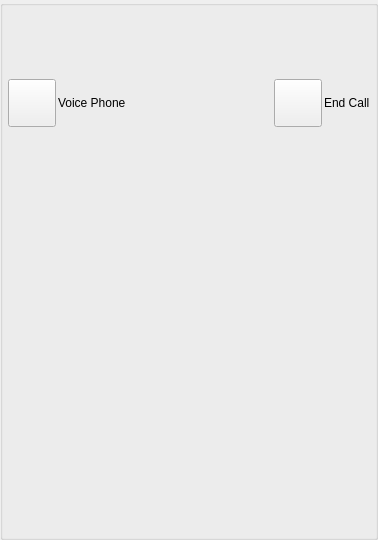
<?xml version="1.0" encoding="UTF-8"?>
<ui version="4.0">
 <class>AppletPeerVoicePhoneUi</class>
 <widget class="QWidget" name="AppletPeerVoicePhoneUi">
  <property name="geometry">
   <rect>
    <x>0</x>
    <y>0</y>
    <width>378</width>
    <height>540</height>
   </rect>
  </property>
  <property name="sizePolicy">
   <sizepolicy hsizetype="Expanding" vsizetype="Expanding">
    <horstretch>0</horstretch>
    <verstretch>0</verstretch>
   </sizepolicy>
  </property>
  <property name="minimumSize">
   <size>
    <width>0</width>
    <height>0</height>
   </size>
  </property>
  <property name="maximumSize">
   <size>
    <width>16777215</width>
    <height>16777215</height>
   </size>
  </property>
  <property name="windowTitle">
   <string>Dialog</string>
  </property>
  <layout class="QGridLayout" name="gridLayout">
   <property name="leftMargin">
    <number>0</number>
   </property>
   <property name="topMargin">
    <number>0</number>
   </property>
   <property name="rightMargin">
    <number>0</number>
   </property>
   <property name="bottomMargin">
    <number>0</number>
   </property>
   <property name="spacing">
    <number>0</number>
   </property>
   <item row="0" column="0">
    <widget class="QGroupBox" name="StyledDlgItemsBox">
     <property name="sizePolicy">
      <sizepolicy hsizetype="Expanding" vsizetype="Expanding">
       <horstretch>0</horstretch>
       <verstretch>0</verstretch>
      </sizepolicy>
     </property>
     <property name="minimumSize">
      <size>
       <width>0</width>
       <height>0</height>
      </size>
     </property>
     <property name="title">
      <string/>
     </property>
     <layout class="QVBoxLayout" name="verticalLayout_2">
      <property name="spacing">
       <number>2</number>
      </property>
      <property name="leftMargin">
       <number>5</number>
      </property>
      <property name="topMargin">
       <number>5</number>
      </property>
      <property name="rightMargin">
       <number>5</number>
      </property>
      <property name="bottomMargin">
       <number>5</number>
      </property>
      <item>
       <widget class="QLabel" name="m_StatusLabel">
        <property name="text">
         <string/>
        </property>
       </widget>
      </item>
      <item>
       <widget class="IdentWidget" name="m_FriendIdentWidget" native="true">
        <property name="sizePolicy">
         <sizepolicy hsizetype="Preferred" vsizetype="Fixed">
          <horstretch>0</horstretch>
          <verstretch>0</verstretch>
         </sizepolicy>
        </property>
        <property name="minimumSize">
         <size>
          <width>0</width>
          <height>50</height>
         </size>
        </property>
        <property name="maximumSize">
         <size>
          <width>16777215</width>
          <height>50</height>
         </size>
        </property>
       </widget>
      </item>
      <item>
       <layout class="QHBoxLayout" name="horizontalLayout">
        <property name="spacing">
         <number>2</number>
        </property>
        <item>
         <widget class="VxPushButton" name="m_PermissionButton">
          <property name="minimumSize">
           <size>
            <width>48</width>
            <height>48</height>
           </size>
          </property>
          <property name="maximumSize">
           <size>
            <width>48</width>
            <height>48</height>
           </size>
          </property>
          <property name="text">
           <string/>
          </property>
          <property name="iconSize">
           <size>
            <width>48</width>
            <height>48</height>
           </size>
          </property>
         </widget>
        </item>
        <item>
         <widget class="VxLabel" name="m_PermissionLabel">
          <property name="sizePolicy">
           <sizepolicy hsizetype="Preferred" vsizetype="Preferred">
            <horstretch>0</horstretch>
            <verstretch>0</verstretch>
           </sizepolicy>
          </property>
          <property name="text">
           <string>Voice Phone </string>
          </property>
         </widget>
        </item>
        <item>
         <widget class="QLabel" name="m_StateText">
          <property name="sizePolicy">
           <sizepolicy hsizetype="Expanding" vsizetype="Preferred">
            <horstretch>0</horstretch>
            <verstretch>0</verstretch>
           </sizepolicy>
          </property>
          <property name="text">
           <string/>
          </property>
          <property name="alignment">
           <set>Qt::AlignmentFlag::AlignCenter</set>
          </property>
         </widget>
        </item>
        <item>
         <widget class="VxPushButton" name="m_HangUpButton">
          <property name="sizePolicy">
           <sizepolicy hsizetype="Fixed" vsizetype="Fixed">
            <horstretch>0</horstretch>
            <verstretch>0</verstretch>
           </sizepolicy>
          </property>
          <property name="minimumSize">
           <size>
            <width>48</width>
            <height>48</height>
           </size>
          </property>
          <property name="maximumSize">
           <size>
            <width>48</width>
            <height>48</height>
           </size>
          </property>
          <property name="text">
           <string/>
          </property>
          <property name="iconSize">
           <size>
            <width>48</width>
            <height>48</height>
           </size>
          </property>
         </widget>
        </item>
        <item>
         <widget class="QLabel" name="m_HangupLabel">
          <property name="sizePolicy">
           <sizepolicy hsizetype="Minimum" vsizetype="Preferred">
            <horstretch>0</horstretch>
            <verstretch>0</verstretch>
           </sizepolicy>
          </property>
          <property name="text">
           <string>End Call</string>
          </property>
         </widget>
        </item>
       </layout>
      </item>
      <item>
       <widget class="InstMsgWidget" name="m_InstMsgWidget" native="true">
        <property name="sizePolicy">
         <sizepolicy hsizetype="Preferred" vsizetype="Expanding">
          <horstretch>0</horstretch>
          <verstretch>0</verstretch>
         </sizepolicy>
        </property>
       </widget>
      </item>
     </layout>
    </widget>
   </item>
  </layout>
 </widget>
 <customwidgets>
  <customwidget>
   <class>VxPushButton</class>
   <extends>QPushButton</extends>
   <header location="global">VxPushButton.h</header>
  </customwidget>
  <customwidget>
   <class>IdentWidget</class>
   <extends>QWidget</extends>
   <header location="global">IdentWidget.h</header>
   <container>1</container>
  </customwidget>
  <customwidget>
   <class>InstMsgWidget</class>
   <extends>QWidget</extends>
   <header>InstMsgWidget.h</header>
   <container>1</container>
  </customwidget>
  <customwidget>
   <class>VxLabel</class>
   <extends>QLabel</extends>
   <header>VxLabel.h</header>
  </customwidget>
 </customwidgets>
 <resources/>
 <connections/>
</ui>
